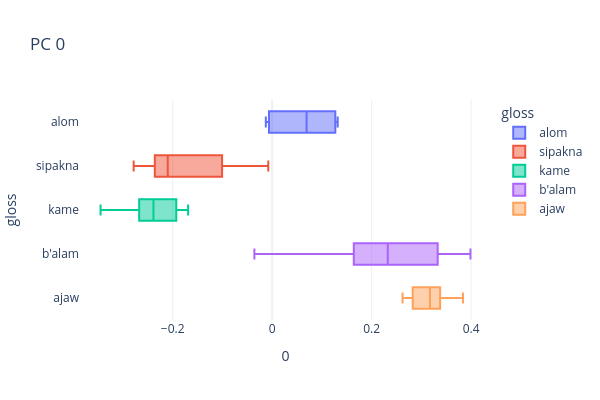
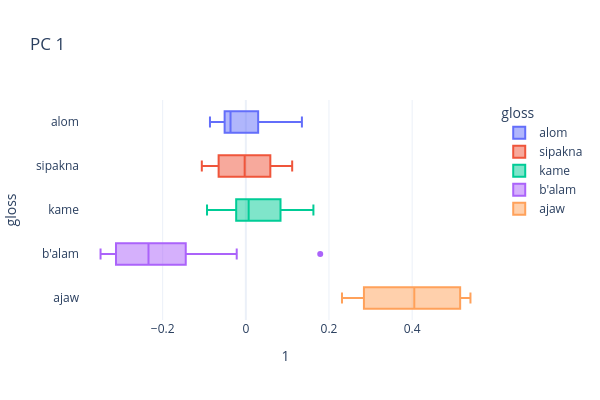
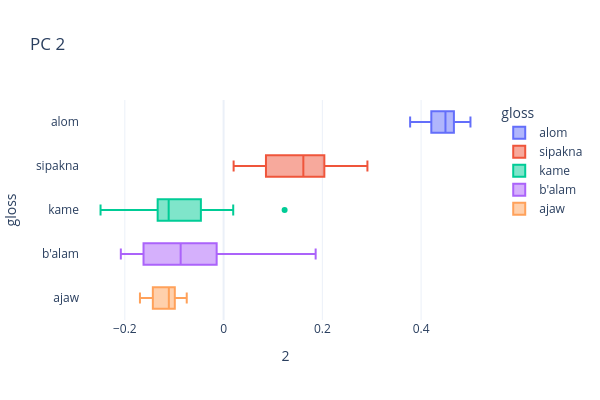
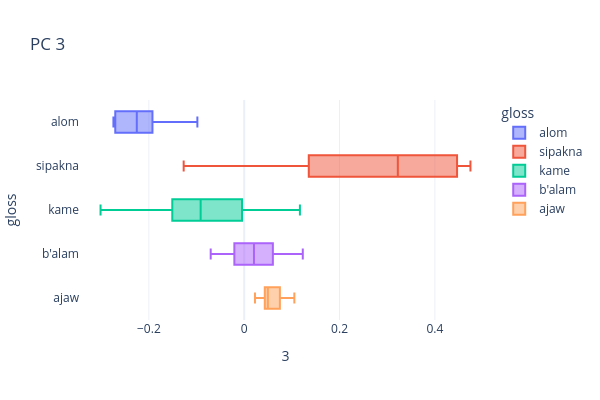

Notebook cell for these charts, in order:
### Code cell
def comp_box(comp_id):
    px.box(X0,
           x=comp_id,
           y='gloss',
           color='gloss', 
           template=px_template,
           height=400, width=600, 
           title=f'PC {i}').show()
           
for i in range(n_comps):
    comp_box(i)

### Figure 1 — Plotly figure (JSON) as saved in the notebook; plotly's stock layout.template omitted (floating-point values rounded to 4 significant figures)
{"data": [{"alignmentgroup": "True", "hovertemplate": "gloss=%{y}<br>0=%{x}<extra></extra>", "legendgroup": "alom", "marker": {"color": "#636efa"}, "name": "alom", "notched": false, "offsetgroup": "alom", "orientation": "h", "showlegend": true, "type": "box", "x": [0.1318, 0.01927, -0.006405, -0.01273, 0.1191, 0.127], "x0": " ", "xaxis": "x", "y": ["alom", "alom", "alom", "alom", "alom", "alom"], "y0": " ", "yaxis": "y"}, {"alignmentgroup": "True", "hovertemplate": "gloss=%{y}<br>0=%{x}<extra></extra>", "legendgroup": "sipakna", "marker": {"color": "#EF553B"}, "name": "sipakna", "notched": false, "offsetgroup": "sipakna", "orientation": "h", "showlegend": true, "type": "box", "x": [-0.01739, -0.2099, -0.2223, -0.2785, -0.2347, -0.2395, -0.1284, -0.1306, -0.007828], "x0": " ", "xaxis": "x", "y": ["sipakna", "sipakna", "sipakna", "sipakna", "sipakna", "sipakna", "sipakna", "sipakna", "sipakna"], "y0": " ", "yaxis": "y"}, {"alignmentgroup": "True", "hovertemplate": "gloss=%{y}<br>0=%{x}<extra></extra>", "legendgroup": "kame", "marker": {"color": "#00cc96"}, "name": "kame", "notched": false, "offsetgroup": "kame", "orientation": "h", "showlegend": true, "type": "box", "x": [-0.179, -0.2826, -0.2221, -0.19, -0.2048, -0.2416, -0.2617, -0.1977, -0.2789, -0.1733, -0.2969, -0.345, -0.2308, -0.2635, -0.3295, -0.2535, -0.1731, -0.2386, -0.2396, -0.1936, -0.169], "x0": " ", "xaxis": "x", "y": ["kame", "kame", "kame", "kame", "kame", "kame", "kame", "kame", "kame", "kame", "kame", "kame", "kame", "kame", "kame", "kame", "kame", "kame", "kame", "kame", "kame"], "y0": " ", "yaxis": "y"}, {"alignmentgroup": "True", "hovertemplate": "gloss=%{y}<br>0=%{x}<extra></extra>", "legendgroup": "b'alam", "marker": {"color": "#ab63fa"}, "name": "b'alam", "notched": false, "offsetgroup": "b'alam", "orientation": "h", "showlegend": true, "type": "box", "x": [0.3693, 0.3986, 0.1392, 0.167, 0.2623, 0.3374, 0.2846, 0.3365, 0.1555, 0.2176, -0.03572, 0.01883, 0.2089, 0.1842, 0.2327, 0.3315, 0.2324], "x0": " ", "xaxis": "x", "y": ["b'alam", "b'alam", "b'alam", "b'alam", "b'alam", "b'alam", "b'alam", "b'alam", "b'alam", "b'alam", "b'alam", "b'alam", "b'alam", "b'alam", "b'alam", "b'alam", "b'alam"], "y0": " ", "yaxis": "y"}, {"alignmentgroup": "True", "hovertemplate": "gloss=%{y}<br>0=%{x}<extra></extra>", "legendgroup": "ajaw", "marker": {"color": "#FFA15A"}, "name": "ajaw", "notched": false, "offsetgroup": "ajaw", "orientation": "h", "showlegend": true, "type": "box", "x": [0.3039, 0.3335, 0.3172, 0.2621, 0.2755, 0.3836, 0.3391], "x0": " ", "xaxis": "x", "y": ["ajaw", "ajaw", "ajaw", "ajaw", "ajaw", "ajaw", "ajaw"], "y0": " ", "yaxis": "y"}], "layout": {"boxmode": "overlay", "height": 400, "legend": {"title": {"text": "gloss"}, "tracegroupgap": 0}, "title": {"text": "PC 0"}, "width": 600, "xaxis": {"anchor": "y", "domain": [0, 1], "title": {"text": "0"}}, "yaxis": {"anchor": "x", "categoryarray": ["ajaw", "b'alam", "kame", "sipakna", "alom"], "categoryorder": "array", "domain": [0, 1], "title": {"text": "gloss"}}}}

### Figure 2 — Plotly figure (JSON) as saved in the notebook; plotly's stock layout.template omitted (floating-point values rounded to 4 significant figures)
{"data": [{"alignmentgroup": "True", "hovertemplate": "gloss=%{y}<br>1=%{x}<extra></extra>", "legendgroup": "alom", "marker": {"color": "#636efa"}, "name": "alom", "notched": false, "offsetgroup": "alom", "orientation": "h", "showlegend": true, "type": "box", "x": [0.1349, -0.05097, -0.0284, -0.08623, 0.02967, -0.04516], "x0": " ", "xaxis": "x", "y": ["alom", "alom", "alom", "alom", "alom", "alom"], "y0": " ", "yaxis": "y"}, {"alignmentgroup": "True", "hovertemplate": "gloss=%{y}<br>1=%{x}<extra></extra>", "legendgroup": "sipakna", "marker": {"color": "#EF553B"}, "name": "sipakna", "notched": false, "offsetgroup": "sipakna", "orientation": "h", "showlegend": true, "type": "box", "x": [0.01089, 0.05625, 0.06697, -0.00277, -0.0753, -0.004116, -0.06212, -0.1059, 0.1115], "x0": " ", "xaxis": "x", "y": ["sipakna", "sipakna", "sipakna", "sipakna", "sipakna", "sipakna", "sipakna", "sipakna", "sipakna"], "y0": " ", "yaxis": "y"}, {"alignmentgroup": "True", "hovertemplate": "gloss=%{y}<br>1=%{x}<extra></extra>", "legendgroup": "kame", "marker": {"color": "#00cc96"}, "name": "kame", "notched": false, "offsetgroup": "kame", "orientation": "h", "showlegend": true, "type": "box", "x": [0.1625, 0.1395, 0.001617, 0.1216, 0.1523, 0.06528, 0.0759, -0.04976, -0.04786, -0.04717, -0.008636, 0.03313, -0.01141, 0.05227, -0.01639, -0.04359, -0.09333, 0.06439, -0.001379, 0.006756, 0.106], "x0": " ", "xaxis": "x", "y": ["kame", "kame", "kame", "kame", "kame", "kame", "kame", "kame", "kame", "kame", "kame", "kame", "kame", "kame", "kame", "kame", "kame", "kame", "kame", "kame", "kame"], "y0": " ", "yaxis": "y"}, {"alignmentgroup": "True", "hovertemplate": "gloss=%{y}<br>1=%{x}<extra></extra>", "legendgroup": "b'alam", "marker": {"color": "#ab63fa"}, "name": "b'alam", "notched": false, "offsetgroup": "b'alam", "orientation": "h", "showlegend": true, "type": "box", "x": [-0.0219, -0.3085, -0.3494, -0.3443, -0.2634, -0.3118, -0.3136, -0.3206, -0.1588, -0.2434, -0.1805, -0.1611, -0.2341, -0.1698, -0.06945, -0.1016, 0.1789], "x0": " ", "xaxis": "x", "y": ["b'alam", "b'alam", "b'alam", "b'alam", "b'alam", "b'alam", "b'alam", "b'alam", "b'alam", "b'alam", "b'alam", "b'alam", "b'alam", "b'alam", "b'alam", "b'alam", "b'alam"], "y0": " ", "yaxis": "y"}, {"alignmentgroup": "True", "hovertemplate": "gloss=%{y}<br>1=%{x}<extra></extra>", "legendgroup": "ajaw", "marker": {"color": "#FFA15A"}, "name": "ajaw", "notched": false, "offsetgroup": "ajaw", "orientation": "h", "showlegend": true, "type": "box", "x": [0.2762, 0.3077, 0.5301, 0.2313, 0.4052, 0.4717, 0.5402], "x0": " ", "xaxis": "x", "y": ["ajaw", "ajaw", "ajaw", "ajaw", "ajaw", "ajaw", "ajaw"], "y0": " ", "yaxis": "y"}], "layout": {"boxmode": "overlay", "height": 400, "legend": {"title": {"text": "gloss"}, "tracegroupgap": 0}, "title": {"text": "PC 1"}, "width": 600, "xaxis": {"anchor": "y", "domain": [0, 1], "title": {"text": "1"}}, "yaxis": {"anchor": "x", "categoryarray": ["ajaw", "b'alam", "kame", "sipakna", "alom"], "categoryorder": "array", "domain": [0, 1], "title": {"text": "gloss"}}}}

### Figure 3 — Plotly figure (JSON) as saved in the notebook; plotly's stock layout.template omitted (floating-point values rounded to 4 significant figures)
{"data": [{"alignmentgroup": "True", "hovertemplate": "gloss=%{y}<br>2=%{x}<extra></extra>", "legendgroup": "alom", "marker": {"color": "#636efa"}, "name": "alom", "notched": false, "offsetgroup": "alom", "orientation": "h", "showlegend": true, "type": "box", "x": [0.4999, 0.4207, 0.4664, 0.3778, 0.4375, 0.461], "x0": " ", "xaxis": "x", "y": ["alom", "alom", "alom", "alom", "alom", "alom"], "y0": " ", "yaxis": "y"}, {"alignmentgroup": "True", "hovertemplate": "gloss=%{y}<br>2=%{x}<extra></extra>", "legendgroup": "sipakna", "marker": {"color": "#EF553B"}, "name": "sipakna", "notched": false, "offsetgroup": "sipakna", "orientation": "h", "showlegend": true, "type": "box", "x": [0.2913, 0.1947, 0.1375, 0.1615, 0.09334, 0.1886, 0.232, 0.0632, 0.02033], "x0": " ", "xaxis": "x", "y": ["sipakna", "sipakna", "sipakna", "sipakna", "sipakna", "sipakna", "sipakna", "sipakna", "sipakna"], "y0": " ", "yaxis": "y"}, {"alignmentgroup": "True", "hovertemplate": "gloss=%{y}<br>2=%{x}<extra></extra>", "legendgroup": "kame", "marker": {"color": "#00cc96"}, "name": "kame", "notched": false, "offsetgroup": "kame", "orientation": "h", "showlegend": true, "type": "box", "x": [0.1236, -0.1113, -0.1276, -0.04844, 0.01951, -0.01807, -0.01541, -0.08334, -0.1769, -0.0925, -0.2491, -0.07847, -0.1273, -0.03861, -0.1112, -0.134, -0.115, -0.1081, -0.1333, -0.2052, -0.1734], "x0": " ", "xaxis": "x", "y": ["kame", "kame", "kame", "kame", "kame", "kame", "kame", "kame", "kame", "kame", "kame", "kame", "kame", "kame", "kame", "kame", "kame", "kame", "kame", "kame", "kame"], "y0": " ", "yaxis": "y"}, {"alignmentgroup": "True", "hovertemplate": "gloss=%{y}<br>2=%{x}<extra></extra>", "legendgroup": "b'alam", "marker": {"color": "#ab63fa"}, "name": "b'alam", "notched": false, "offsetgroup": "b'alam", "orientation": "h", "showlegend": true, "type": "box", "x": [0.1864, 0.01613, -0.08287, -0.07879, -0.07515, -0.09344, 0.01926, -0.08692, -0.02406, -0.1622, -0.1852, -0.1875, -0.1621, -0.11, -0.09003, -0.2081, 0.1089], "x0": " ", "xaxis": "x", "y": ["b'alam", "b'alam", "b'alam", "b'alam", "b'alam", "b'alam", "b'alam", "b'alam", "b'alam", "b'alam", "b'alam", "b'alam", "b'alam", "b'alam", "b'alam", "b'alam", "b'alam"], "y0": " ", "yaxis": "y"}, {"alignmentgroup": "True", "hovertemplate": "gloss=%{y}<br>2=%{x}<extra></extra>", "legendgroup": "ajaw", "marker": {"color": "#FFA15A"}, "name": "ajaw", "notched": false, "offsetgroup": "ajaw", "orientation": "h", "showlegend": true, "type": "box", "x": [-0.1694, -0.1219, -0.1504, -0.1005, -0.07461, -0.0982, -0.1108], "x0": " ", "xaxis": "x", "y": ["ajaw", "ajaw", "ajaw", "ajaw", "ajaw", "ajaw", "ajaw"], "y0": " ", "yaxis": "y"}], "layout": {"boxmode": "overlay", "height": 400, "legend": {"title": {"text": "gloss"}, "tracegroupgap": 0}, "title": {"text": "PC 2"}, "width": 600, "xaxis": {"anchor": "y", "domain": [0, 1], "title": {"text": "2"}}, "yaxis": {"anchor": "x", "categoryarray": ["ajaw", "b'alam", "kame", "sipakna", "alom"], "categoryorder": "array", "domain": [0, 1], "title": {"text": "gloss"}}}}

### Figure 4 — Plotly figure (JSON) as saved in the notebook; plotly's stock layout.template omitted (floating-point values rounded to 4 significant figures)
{"data": [{"alignmentgroup": "True", "hovertemplate": "gloss=%{y}<br>3=%{x}<extra></extra>", "legendgroup": "alom", "marker": {"color": "#636efa"}, "name": "alom", "notched": false, "offsetgroup": "alom", "orientation": "h", "showlegend": true, "type": "box", "x": [-0.2705, -0.2468, -0.2038, -0.09824, -0.1924, -0.2744], "x0": " ", "xaxis": "x", "y": ["alom", "alom", "alom", "alom", "alom", "alom"], "y0": " ", "yaxis": "y"}, {"alignmentgroup": "True", "hovertemplate": "gloss=%{y}<br>3=%{x}<extra></extra>", "legendgroup": "sipakna", "marker": {"color": "#EF553B"}, "name": "sipakna", "notched": false, "offsetgroup": "sipakna", "orientation": "h", "showlegend": true, "type": "box", "x": [0.2116, 0.4421, 0.3223, 0.4746, 0.46, 0.3989, 0.1908, -0.03075, -0.127], "x0": " ", "xaxis": "x", "y": ["sipakna", "sipakna", "sipakna", "sipakna", "sipakna", "sipakna", "sipakna", "sipakna", "sipakna"], "y0": " ", "yaxis": "y"}, {"alignmentgroup": "True", "hovertemplate": "gloss=%{y}<br>3=%{x}<extra></extra>", "legendgroup": "kame", "marker": {"color": "#00cc96"}, "name": "kame", "notched": false, "offsetgroup": "kame", "orientation": "h", "showlegend": true, "type": "box", "x": [-0.1451, -0.1446, -0.2175, -0.04853, 0.03952, -0.0063, 0.1169, -0.1504, -0.1864, -0.3013, -0.2322, 0.02975, -0.1403, 0.0007511, 0.05573, -0.04526, -0.07365, -0.0914, -0.06474, -0.1523, -0.1084], "x0": " ", "xaxis": "x", "y": ["kame", "kame", "kame", "kame", "kame", "kame", "kame", "kame", "kame", "kame", "kame", "kame", "kame", "kame", "kame", "kame", "kame", "kame", "kame", "kame", "kame"], "y0": " ", "yaxis": "y"}, {"alignmentgroup": "True", "hovertemplate": "gloss=%{y}<br>3=%{x}<extra></extra>", "legendgroup": "b'alam", "marker": {"color": "#ab63fa"}, "name": "b'alam", "notched": false, "offsetgroup": "b'alam", "orientation": "h", "showlegend": true, "type": "box", "x": [-0.03673, -0.01908, -0.02529, 0.1229, 0.07851, 0.07108, 0.1047, 0.05647, -0.07025, -0.02527, 0.04505, 0.02051, 0.04821, -0.005267, 0.004736, 0.03696, 0.003426], "x0": " ", "xaxis": "x", "y": ["b'alam", "b'alam", "b'alam", "b'alam", "b'alam", "b'alam", "b'alam", "b'alam", "b'alam", "b'alam", "b'alam", "b'alam", "b'alam", "b'alam", "b'alam", "b'alam", "b'alam"], "y0": " ", "yaxis": "y"}, {"alignmentgroup": "True", "hovertemplate": "gloss=%{y}<br>3=%{x}<extra></extra>", "legendgroup": "ajaw", "marker": {"color": "#FFA15A"}, "name": "ajaw", "notched": false, "offsetgroup": "ajaw", "orientation": "h", "showlegend": true, "type": "box", "x": [0.0496, 0.0226, 0.0497, 0.08325, 0.1052, 0.04216, 0.04629], "x0": " ", "xaxis": "x", "y": ["ajaw", "ajaw", "ajaw", "ajaw", "ajaw", "ajaw", "ajaw"], "y0": " ", "yaxis": "y"}], "layout": {"boxmode": "overlay", "height": 400, "legend": {"title": {"text": "gloss"}, "tracegroupgap": 0}, "title": {"text": "PC 3"}, "width": 600, "xaxis": {"anchor": "y", "domain": [0, 1], "title": {"text": "3"}}, "yaxis": {"anchor": "x", "categoryarray": ["ajaw", "b'alam", "kame", "sipakna", "alom"], "categoryorder": "array", "domain": [0, 1], "title": {"text": "gloss"}}}}
